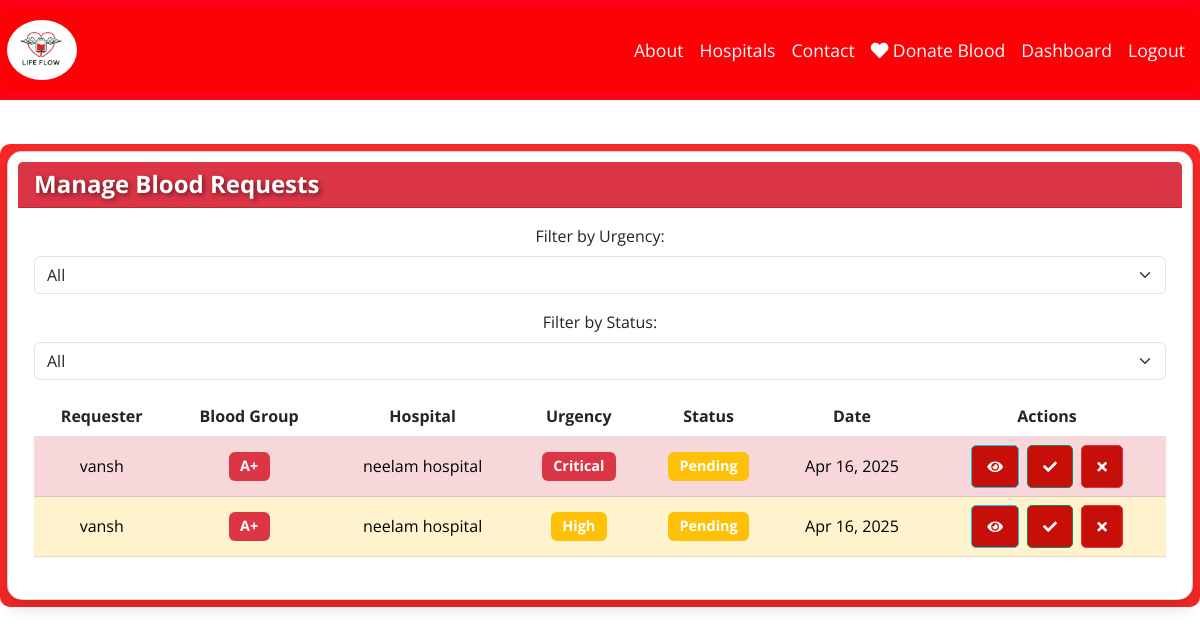
The app's page /admin-requests/ (signed in) with its own data.
### core/models.py (models this page shows, shortened)
class BloodRequest(models.Model):
    URGENCY_CHOICES = [
        ('low', 'Low'),
        ('medium', 'Medium'),
        ('high', 'High'),
        ('critical', 'Critical'),
    ]
    STATUS_CHOICES = [
        ('pending', 'Pending'),
        ('approved', 'Approved'),
        ('rejected', 'Rejected'),
    ]
    blood_group = models.CharField(max_length=3, choices=BLOOD_GROUP_CHOICES)
    hospital_name = models.CharField(max_length=100, default='')
    hospital_address = models.TextField(default='')
    contact_name = models.CharField(max_length=100, default='')
    contact_number = models.CharField(max_length=15, default='')
    urgency = models.CharField(max_length=8, choices=URGENCY_CHOICES, default='medium')
    status = models.CharField(max_length=8, choices=STATUS_CHOICES, default='pending')
    created_at = models.DateTimeField(auto_now_add=True)
    additional_notes = models.TextField(blank=True, default='')
    requester_notified = models.BooleanField(default=False)
    class Meta:
        ordering = ['-created_at']

### core/views.py (the view)
# urls.py: path('admin-requests/', views.admin_requests, name='admin_requests'),
@user_passes_test(is_superuser)
def admin_requests(request):
    requests = BloodRequest.objects.all().order_by('-created_at')
    context = {
        'requests': requests,
        'total_requests': requests.count(),
        'pending_requests': requests.filter(status='pending').count(),
        'urgent_requests': requests.filter(urgency__in=['high', 'critical']).count()
    }
    return render(request, 'admin_requests.html', context)

### core/views.py (called while the page is built)
def is_superuser(user):
    return user.is_superuser

### core/templates/admin_requests.html (shortened to what this page needs)
{% extends 'base.html' %}
{% load static %}
{% block content %}
<br><br><br><br>
<div class="container mt-5">
    <div class="card shadow">
        <div class="card-header bg-danger text-white d-flex justify-content-between align-items-center">
            <h4 class="mb-0">Manage Blood Requests</h4>
        </div>
        <div class="card-body">
            <div class="mb-3">
                <label for="urgencyFilter" class="form-label">Filter by Urgency:</label>
                <select id="urgencyFilter" class="form-select">
                    <option value="all">All</option>
                </select>
            </div>
            <div class="mb-3">
                <label for="statusFilter" class="form-label">Filter by Status:</label>
                <select id="statusFilter" class="form-select">
                    <option value="all">All</option>
                </select>
            </div>
            <div class="table-responsive">
                <table class="table table-hover">
                    <thead>
                        <tr>
                            <th>Requester</th>
                            <th>Blood Group</th>
                            <th>Hospital</th>
                            <th>Urgency</th>
                            <th>Status</th>
                            <th>Date</th>
                            <th>Actions</th>
                        </tr>
                    </thead>
                    <tbody>
                        {% for request in requests %}
                        <tr class="{% if request.urgency == 'critical' %}table-danger
                            {% elif request.urgency == 'high' %}table-warning{% endif %}">
                            <td>{{ request.contact_name }}</td>
                            <td><span class="badge bg-danger">{{ request.blood_group }}</span></td>
                            <td>{{ request.hospital_name }}</td>
                            <td>
                                <span class="badge {% if request.urgency == 'critical' %}bg-danger
                                    {% elif request.urgency == 'high' %}bg-warning
                                    {% elif request.urgency == 'medium' %}bg-info
                                    {% else %}bg-success{% endif %}">
                                    {{ request.urgency|title }}
                                </span>
                            </td>
                            <td>
                                <span class="badge {% if request.status == 'pending' %}bg-warning
                                    {% elif request.status == 'approved' %}bg-success
                                    {% else %}bg-danger{% endif %}">
                                    {{ request.status|title }}
                                </span>
                            </td>
                            <td>{{ request.created_at|date:"M d, Y" }}</td>
                            <td>
                                <button class="btn btn-sm btn-info" data-bs-toggle="modal"
                                        data-bs-target="#detailsModal{{ request.id }}">
                                    <i class="fas fa-eye"></i>
                                </button>
                                <button class="btn btn-sm btn-success" onclick="updateRequestStatus('{{ request.id }}', 'approved')">
                                    <i class="fas fa-check"></i>
                                </button>
                                <button class="btn btn-sm btn-danger" onclick="updateRequestStatus('{{ request.id }}', 'rejected')">
                                    <i class="fas fa-times"></i>
                                </button>
                            </td>
                        </tr>
                        {% endfor %}
                    </tbody>
                </table>
            </div>
        </div>
    </div>
</div>
{% endblock %}

### core/static/style.css (style rules this page uses)
body { font-family: Arial, sans-serif; color: #dc1b1b; background-color: white; transition: background-color 0.3s, color 0.3s; }
.container { max-width: 1200px; margin: auto; padding: 10px; }
.card { background: #fff; padding: 10px; border-radius: 15px; box-shadow: 0 4px 8px rgba(0, 0, 0, 0.1); text-align: center; transition: transform 0.3s; }
.container { position: relative; z-index: 2; background: rgba(250, 3, 3, 0.85); padding: 7px; border-radius: 10px; }
.btn { display: inline-block; padding: 10px 15px; background: #c50f08; color: white; border-radius: 5px; text-decoration: none; font-weight: bold; transition: background 0.3s; }
h2, h4 { color: white !important; font-weight: bold; text-shadow: 2px 2px 5px rgba(0, 0, 0, 0.5); }

### core/templates/base.html (style rules this page uses)
body { font-family: 'Open Sans', sans-serif; scroll-behavior: smooth; }

### core/templates/admin_requests.html (style rules this page uses)
.badge { font-size: 0.9em; padding: 0.5em 0.8em; }
.btn-sm { margin: 0 2px; }
.table td { vertical-align: middle; }
.table-danger { background-color: rgba(255, 99, 132, 0.1); }
.table-warning { background-color: rgba(255, 206, 86, 0.1); }

### records on screen
BloodRequest: contact_name "vansh", blood_group "A+", hospital_name "neelam hospital", urgency "Critical", status "Pending", created_at "Apr 16, 2025"
BloodRequest: contact_name "vansh", blood_group "A+", hospital_name "neelam hospital", urgency "High", status "Pending", created_at "Apr 16, 2025"
